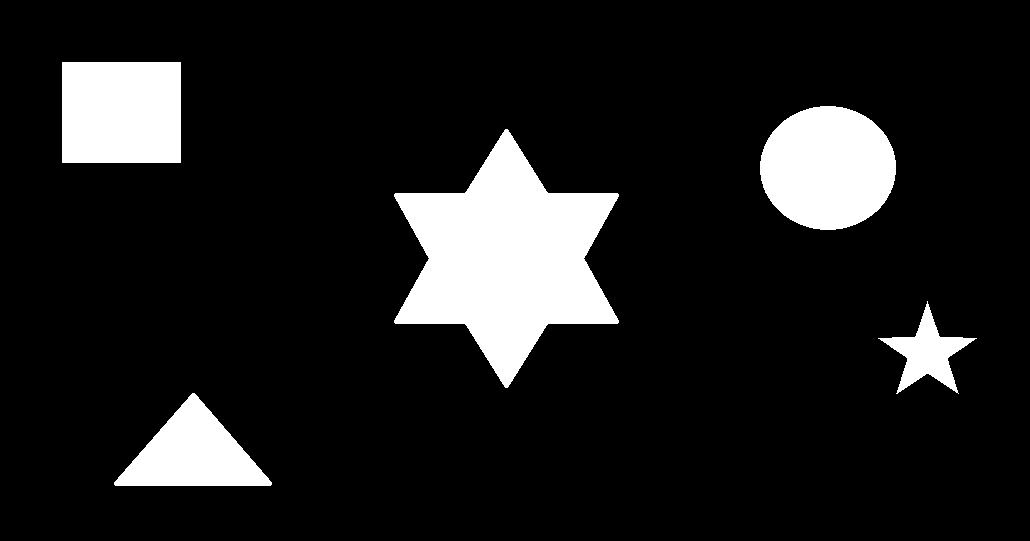
//> input picture Binary1.png, 1030 x 541 px
$ ./objdectBFS   (built with g++ and OpenCV 4)
//> lines starting //> are read from the running program, lines starting //| are printed output that depends on the picture; after the words box and inside, x2 and y2 are one past the last pixel; in counts of white or black regions, pixels touching at a corner belong together
#include "opencv2/highgui/highgui.hpp"
#include "opencv2/imgproc/imgproc.hpp"
#include "opencv2/core/core.hpp"
#include <iostream>
#include<cstdlib>
#include<queue>
using namespace cv;
using namespace std;

struct cod
{
	int x,y;
};

int isValid(int x,int y,int r,int c)
{
	if(x<0 || x>=r)
		return 0;
	if(y<0 || y>=c)
		return 0;
	return 1;
}

void ero(Mat b)
{
	Mat p=b.clone();
	for(int i=0;i<b.rows;i++)
				for(int j=0;j<b.cols;j++)
					if(p.at<uchar>(i,j)==255)
						for(int i1=i-1;i1<=i+1;i1++)
							for(int j1=j-1;j1<=j+1;j1++)
								if(isValid(i1,j1,b.rows,b.cols)!=0)
									if(p.at<uchar>(i1,j1)==0 && i1!=i && j1!=j)
									{
										b.at<uchar>(i,j)=0;
									}
}

void dia(Mat b)
{
	Mat p=b.clone();
	for(int i=0;i<b.rows;i++)
				for(int j=0;j<b.cols;j++)
					if(p.at<uchar>(i,j)==0)
						for(int i1=i-1;i1<=i+1;i1++)
							for(int j1=j-1;j1<=j+1;j1++)
								if(isValid(i1,j1,b.rows,b.cols)!=0)
									if(p.at<uchar>(i1,j1)==255 && i1!=i && j1!=j)
									{
										b.at<uchar>(i,j)=255;
									}
}

void binarythres(Mat a)
{
	for(int i=0;i<a.rows;i++)
		for(int j=0;j<a.cols;j++)
			if(a.at<uchar>(i,j)>150)
				a.at<uchar>(i,j)=255;
			else
				a.at<uchar>(i,j)=0;
	ero(a);
	dia(a);
}

int isVisited(Mat a,int i,int j)
{
	if(isValid(i,j,a.rows,a.cols))
		if (a.at<uchar>(i,j)!=0 && a.at<uchar>(i,j)!=255)
			return 1;
	return 0;
}

void markVisited(Mat a,int i,int j,int ran)
{
	a.at<uchar>(i,j)=ran;
}

void BFS(Mat a)
{
	binarythres(a);
	for(int i=0;i<a.rows;i++)
		for(int j=0;j<a.cols;j++)
		{
			if(a.at<uchar>(i,j)==255)
			{
				queue <cod> q;
				cod t;t.x=i;t.y=j;
				markVisited(a,i,j,170);
				q.push(t);
				while(!q.empty())
				{
					cod p=q.front();
					int ix=p.x,jy=p.y;
					q.pop();
					for(int i1=ix-1;i1<=ix+1;i1++)
						for(int j1=jy-1;j1<=jy+1;j1++)
							if(isValid(i1,j1,a.rows,a.cols))
								if(!(isVisited(a,i1,j1)) && a.at<uchar>(i1,j1)==255)
								{
									t.x=i1;t.y=j1;
									q.push(t);
									markVisited(a,i1,j1,170);
								}
				}
			}
		}
}

int main()
{
	Mat a=imread("Binary1.png",0);
//> a: 541 rows x 1030 cols, CV_8UC1; 12% white; 5 white regions, box (x1, y1, x2, y2) and area: (394, 129, 619, 388) 30617, (760, 106, 896, 230) 13224, (62, 62, 181, 163) 12019, (114, 393, 272, 486) 7721, (878, 301, 977, 394) 3134
	BFS(a);
//> after the loop in ero, `for(int i=0;i<b.rows;i++)`:
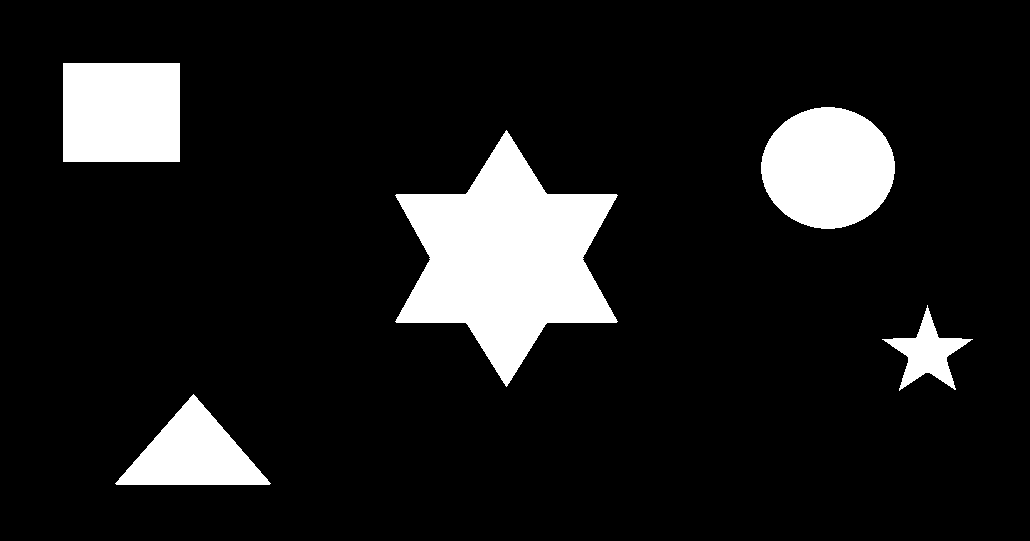
//> b: 541 rows x 1030 cols, CV_8UC1; 11.4% white; 5 white regions, box (x1, y1, x2, y2) and area: (395, 130, 618, 387) 29515, (761, 107, 895, 229) 12708, (63, 63, 180, 162) 11583, (115, 394, 271, 485) 7223, (882, 305, 973, 391) 2682
//> after the loop in dia, `for(int i=0;i<b.rows;i++)`:
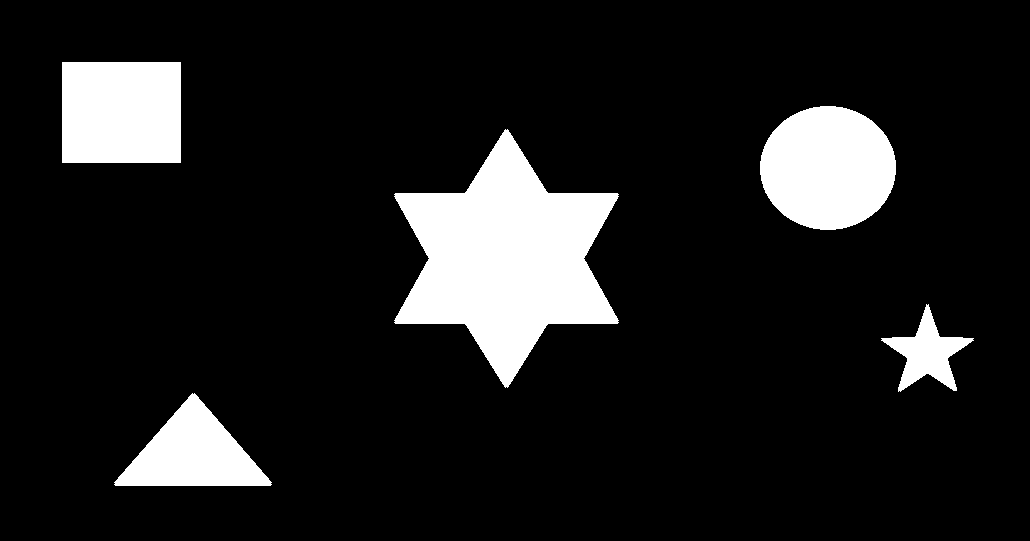
//> b: 541 rows x 1030 cols, CV_8UC1; 12% white; 5 white regions, box (x1, y1, x2, y2) and area: (394, 129, 619, 388) 30611, (760, 106, 896, 230) 13224, (62, 62, 181, 163) 12019, (114, 393, 272, 486) 7718, (881, 304, 974, 392) 3106
//> after the loop in BFS, `for(int i=0;i<a.rows;i++)`:
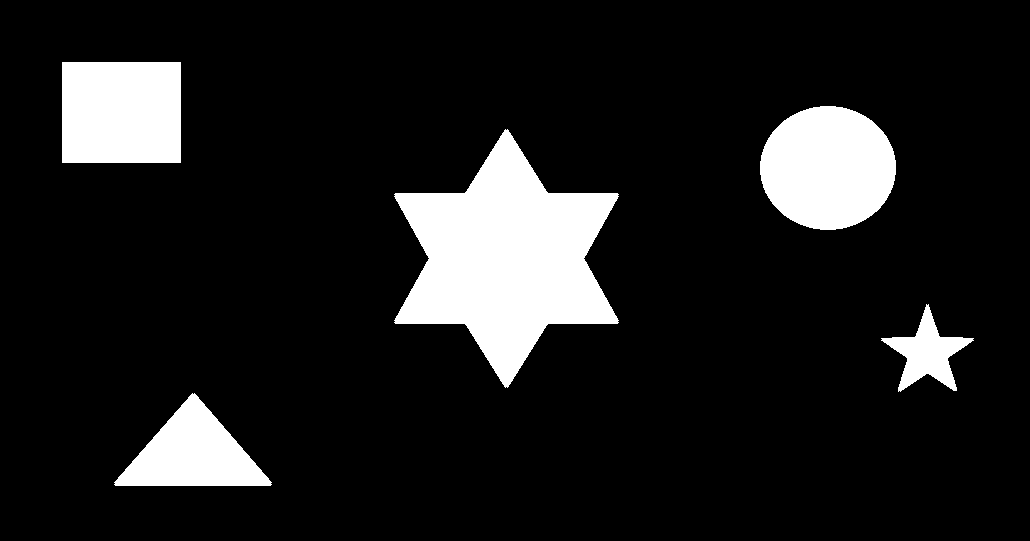
//> a: 541 rows x 1030 cols, CV_8UC1; values 0 (black) and 170 (white), 12% white; 5 white regions, box (x1, y1, x2, y2) and area: (394, 129, 619, 388) 30611, (760, 106, 896, 230) 13224, (62, 62, 181, 163) 12019, (114, 393, 272, 486) 7718, (881, 304, 974, 392) 3106
	imshow("Image",a);
	waitKey(0);
}
